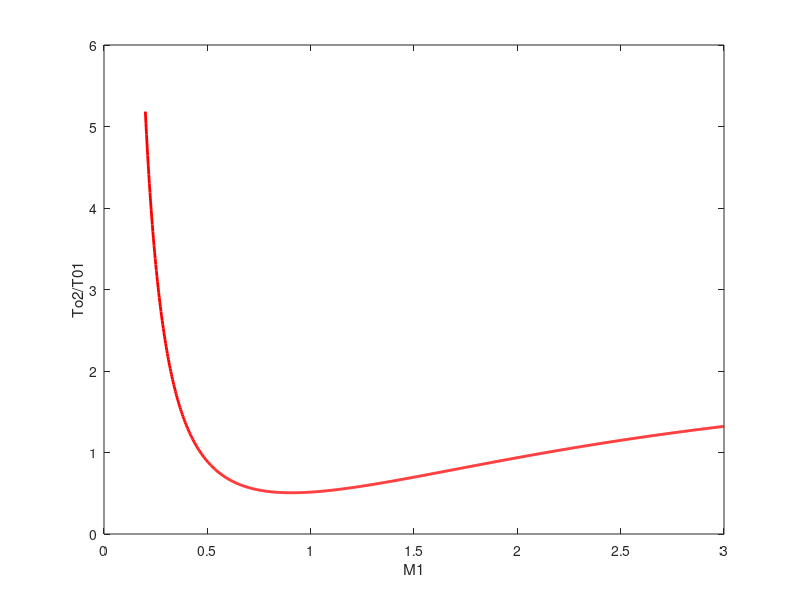

Write the MATLAB code that produced this figure. (Note: this script raises an error after producing the figure.)

M1 = linspace(0.2,3,1000);
gamma=1.4;
A=(1+(gamma*(M1.^2)).^2);
B=M1.^2;
C=gamma+1;
D=2+((gamma-1).*(M1.^2));
result=(A)./(C.*D.*B);
plot(M1,result,'r','Linewidth',2)
xlabel('M1');
ylabel('To2/T01')
sgtitle("M1 Vs T02*/T01");
